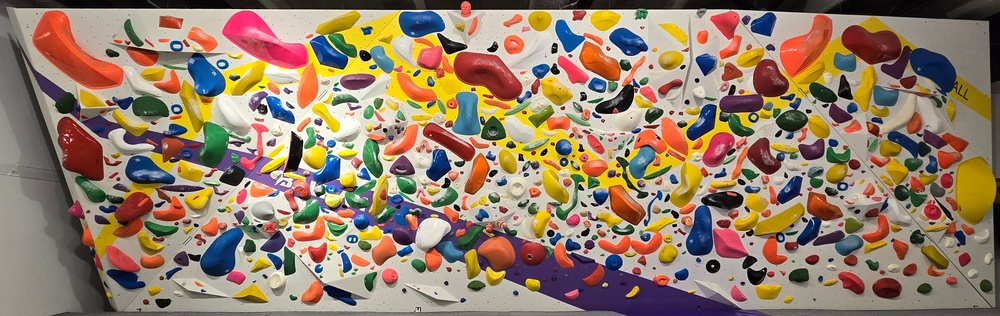
#> input picture src/template-analyzer/py/20240313_184427-EDIT.jpg, 1000 x 316 px, shrunk from 3640 x 1152 before the run
$ python hough.py 20240313_184427-EDIT.jpg
#> lines starting #> are read from the running program, lines starting #| are printed output that depends on the picture
"""
@file hough_lines.py
@brief This program demonstrates line finding with the Hough transform
"""
import sys
import math
import cv2 as cv
import numpy as np
def main(argv):

   default_file = 'sudoku.png'
   filename = argv[0] if len(argv) > 0 else default_file
   # Loads an image
   src = cv.imread(cv.samples.findFile(filename), cv.IMREAD_GRAYSCALE)
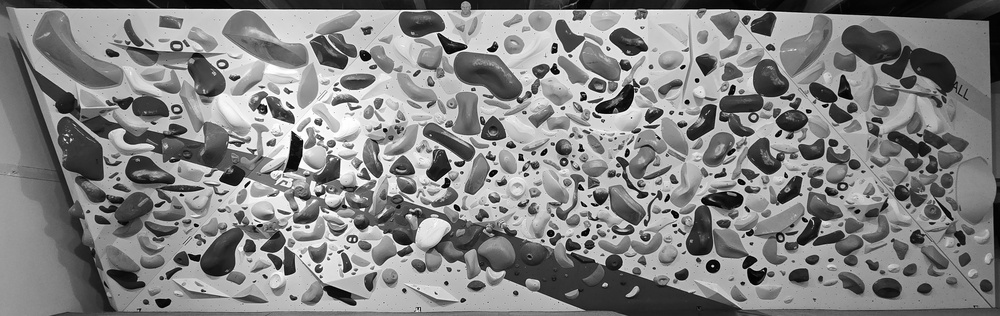
#> src: shape (316, 1000); min 0, max 255, mean 130.5
   # Check if image is loaded fine
   if src is None:
      print ('Error opening image!')
      print ('Usage: hough_lines.py [image_name -- default ' + default_file + '] \n')
      return -1


   dst = cv.Canny(src, 50, 200, None, 3)
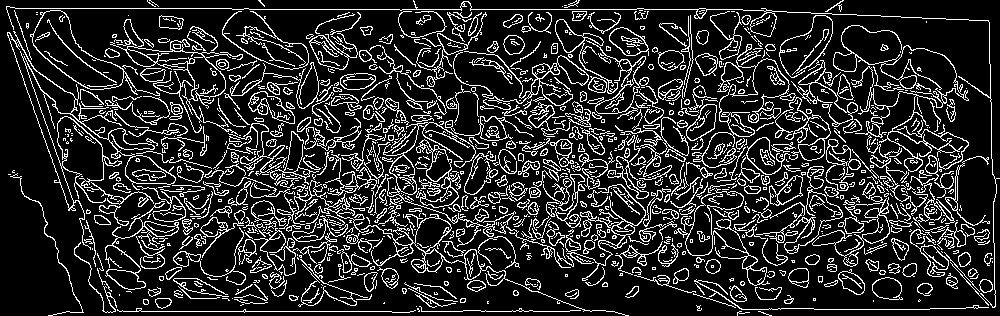
#> dst: shape (316, 1000); 16.9% white in thin lines or dots

   # Copy edges to the images that will display the results in BGR
   cdst = cv.cvtColor(dst, cv.COLOR_GRAY2BGR)
#> cdst: shape (316, 1000, 3); 16.9% white in thin lines or dots
   cdstP = np.copy(cdst)

   # [13 lines of commented-out code are left out]


   linesP = cv.HoughLinesP(dst, 1, np.pi / 180, 50, None, 10, 250)
#> linesP = 267 rows, first 6: [6, 9, 841, 9], [66, 311, 760, 311], [13, 27, 994, 253], [52, 162, 990, 80], [55, 168, 994, 250], [38, 202, 990, 85]

   if linesP is not None:
      for i in range(0, len(linesP)):
         l = linesP[i][0]
         cv.line(cdstP, (l[0], l[1]), (l[2], l[3]), (0,255,0), 3, cv.LINE_AA)
#> this loop made 267 passes
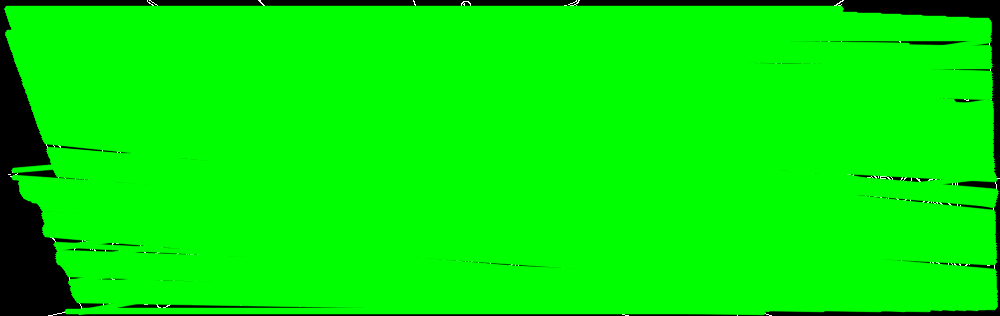
#> cdstP: shape (316, 1000, 3); mean B, G, R 0.3, 235.4, 0.3

   cv.imshow("Source", src)
   cv.imshow("Detected Lines (in red) - Standard Hough Line Transform", cdst)
   cv.imshow("Detected Lines (in green) - Probabilistic Line Transform", cdstP)

   cv.waitKey()
   return 0

if __name__ == "__main__":
   main(sys.argv[1:])
